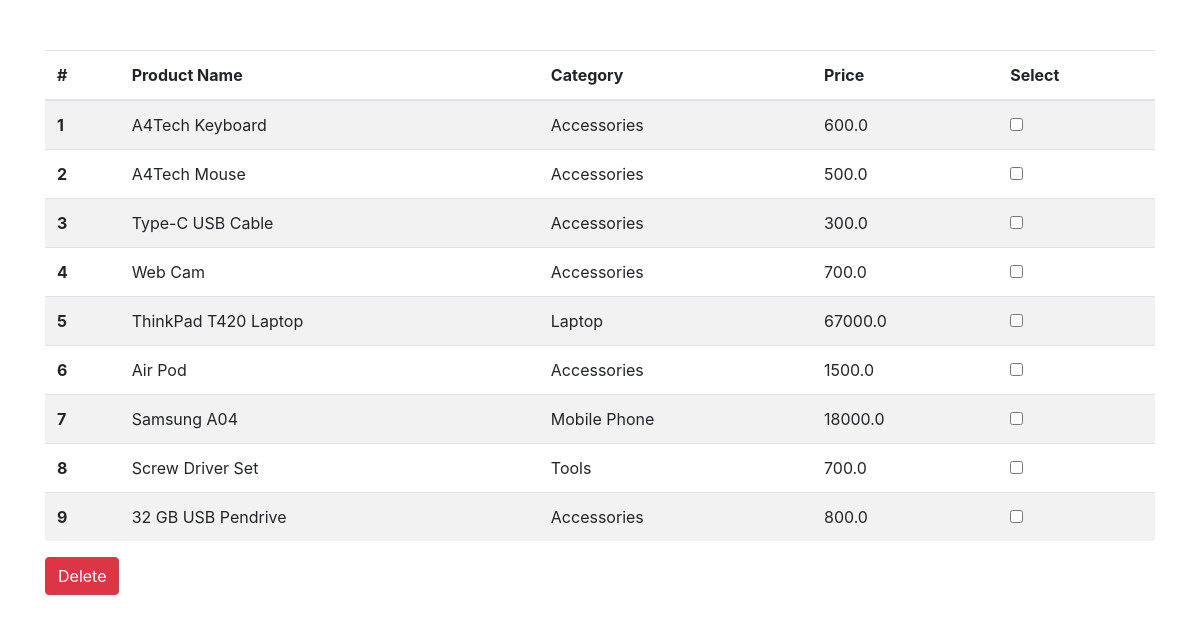
Before: / with the older database file.
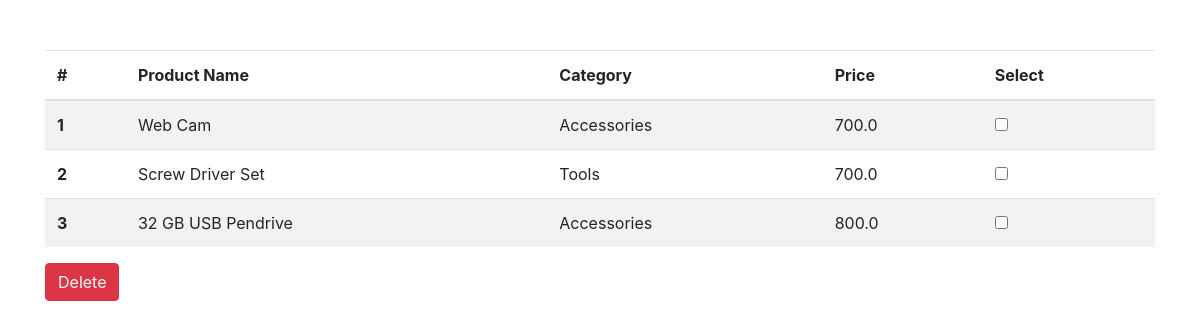
After: the same page with the newer database file.
### checkbox/models.py (models this page shows, shortened)
class Product(models.Model):
    name = models.CharField(max_length=60)
    category = models.CharField(max_length=100)
    price = models.FloatField()

### checkbox/views.py (the view)
# urls.py: path('', index, name= 'index'),
def index(request):
    if request.method == "POST":
        prodcut_list = request.POST.getlist('product_id')
        for id in prodcut_list:
            product = Product.objects.get(pk=id)
            product.delete()
        return redirect('index')
    context = {
        'products': Product.objects.all()
    }
    return render(request, 'index.html', context)

### checkbox/templates/index.html (shortened to what this page needs)
<!DOCTYPE html>
<html lang="en">
<head>
    <link rel="stylesheet" href="https://maxcdn.bootstrapcdn.com/bootstrap/4.3.1/css/bootstrap.min.css">
</head>
<body>
    <div class="container" style="margin-top: 50px; margin-bottom: 50px;">
        <form method="post">
            <table class="table table-striped">
                <thead>
                    <tr>
                        <th scope="col">#</th>
                        <th scope="col">Product Name</th>
                        <th scope="col">Category</th>
                        <th scope="col">Price</th>
                        <th scope="col">Select</th>
                    </tr>
                </thead>
                <tbody>
                    {% for product in products %}
                    <tr>
                        <th scope="row">{{ forloop.counter }}</th>
                        <td>{{ product.name }}</td>
                        <td>{{ product.category }}</td>
                        <td>{{ product.price }}</td>
                        <td><input id="delete-product" name="product_id" value="{{ product.id }}" type="checkbox"></td>
                    </tr>
                    {% endfor %}
                </tbody>
            </table>
            <button class="btn btn-danger" type="submit">Delete</button>
        </form>
    </div>
</body>
</html>

Changed rows visible on the page:
removed Product: name "A4Tech Keyboard", category "Accessories", price "600.0"
removed Product: name "A4Tech Mouse", category "Accessories", price "500.0"
removed Product: name "Type-C USB Cable", category "Accessories", price "300.0"
removed Product: name "ThinkPad T420 Laptop", category "Laptop", price "67000.0"
removed Product: name "Air Pod", category "Accessories", price "1500.0"
removed Product: name "Samsung A04", category "Mobile Phone", price "18000.0"
